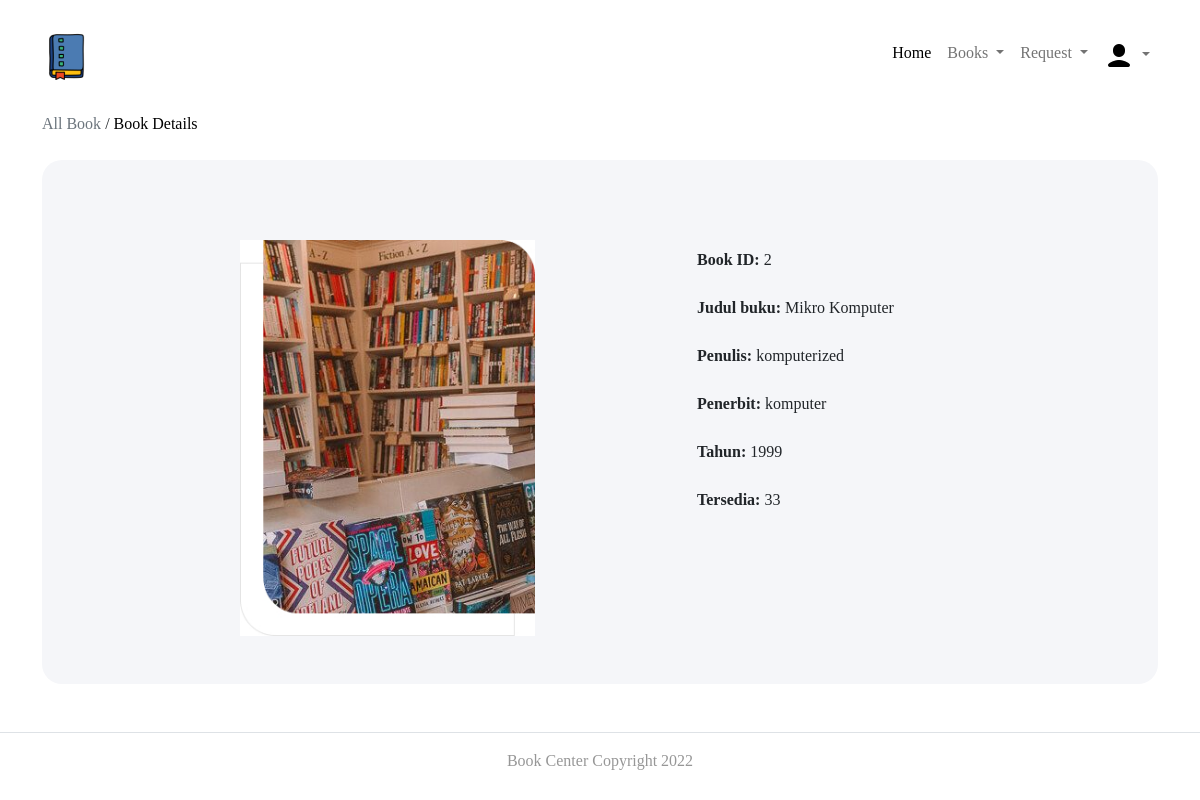
The app's page /Pengguna/bookdetails.php?id=2 with its own data.
### tables this page shows
CREATE TABLE `buku` (
  `Id_buku` int(20) NOT NULL,
  `Judul_buku` varchar(50) DEFAULT NULL,
  `Tahun` varchar(50) DEFAULT NULL,
  `Penerbit` varchar(50) DEFAULT NULL,
  `Jml_tersedia` int(20) DEFAULT NULL
);

CREATE TABLE `penulis` (
  `Id_buku` int(20) NOT NULL,
  `Nama` varchar(50) NOT NULL
);

### Pengguna/bookdetails.php (the view, shortened to what this page needs)
<?php
$conn=mysqli_connect('localhost','root','','bookscenter');
?>
<!DOCTYPE html>
<html lang="en">
    <head>
        <link rel="stylesheet" href="css/bootstrap.min.css">
        <link rel="stylesheet" href="css/style.css">
    </head>
    <body>
    <nav class="navbar navbar-expand-lg mb-4 mt-4">
        <div class="container">
          <a alt="cek" href = "/"><img src="img/image 14.png"></a>
          <div class="collapse navbar-collapse" id="navbarSupportedContent">
              <ul class="navbar-nav w-100 d-flex justify-content-end">
                <li class="nav-item">
                    <a class="nav-link text-black" aria-current="page" href="index.php">Home</a>
                </li>
                <li class="nav-item dropdown">
                    <a class="nav-link dropdown-toggle" href="" role="button" data-bs-toggle="dropdown" aria-expanded="false">
                        Books
                    </a>
                </li>
                <li class="nav-item dropdown">
                    <a class="nav-link dropdown-toggle" href="" role="button" data-bs-toggle="dropdown" aria-expanded="false">
                        Request
                    </a>
                </li>
                <li class="nav-item dropdown">
                    <a class="nav-link dropdown-toggle" href="" role="button" data-bs-toggle="dropdown" aria-expanded="false">
                    <img src="img/user.png" class="nav-avatar" />
                    </a>
                </li>
              </ul>
          </div>
        </div>
    </nav>
    <div class="container">
            <a href="book.php" class="text-muted text-decoration-none">All Book</a> /
            <a href="bookdetails.php" class="active text-decoration-none text-black">Book Details</a>
             <div class="span9">
              <div class="container mt-4" style="background-color: #F5F6F9; border-top-left-radius: 20px; border-top-right-radius: 20px; border-bottom-left-radius: 20px; border-bottom-right-radius: 20px;">
                <br >
                  <div class="row p-5">
                  <div class="col-md-7 pt-2 d-flex justify-content-center">
                  <img src="img/bookcenter.jpg" alt="" width="295px" height="396px">
                  </div>
                  <div class="col-md-5 pt-3">
                  <?php
                            $x=$_GET['id'];
                            $sql="select * from buku where Id_buku='$x'";
                            $result=$conn->query($sql);
                            $row=$result->fetch_assoc();
                                $bookid=$row['Id_buku'];
                                $name=$row['Judul_buku'];
                                $publisher=$row['Penerbit'];
                                $year=$row['Tahun'];
                                $avail=$row['Jml_tersedia'];
                                echo "<b>Book ID:</b> ".$bookid."<br><br>";
                                echo "<b>Judul buku:</b> ".$name."<br><br>";
                                $sql1="select * from penulis where Id_buku='$bookid'";
                                $result=$conn->query($sql1);
                                echo "<b>Penulis:</b> ";
                                while($row1=$result->fetch_assoc())
                                {
                                    echo $row1['Nama']."&nbsp;";
                                }
                                echo "<br><br>";
                                echo "<b>Penerbit:</b> ".$publisher."<br><br>";
                                echo "<b>Tahun:</b> ".$year."<br><br>";
                                echo "<b>Tersedia:</b> ".$avail."<br><br>";
                            ?>
                  </div>
              </div>
             </div>
         </div>
         </div>
        <footer class="border-top footer mt-5">
        <div class="d-flex justify-content-center mt-3">
          <p> Book Center Copyright 2022</p>
        </div>
        </footer>
    </body>
</html>

### Pengguna/css/style.css (style rules this page uses)
body { font-family: 'Poppins'; }
footer { color: #979797; text-align: center; margin-top: auto; }

### records on screen
buku: Id_buku "2", Judul_buku "Mikro Komputer", Penerbit "komputer", Tahun "1999", Jml_tersedia "33"
penulis: Nama "komputerized"
